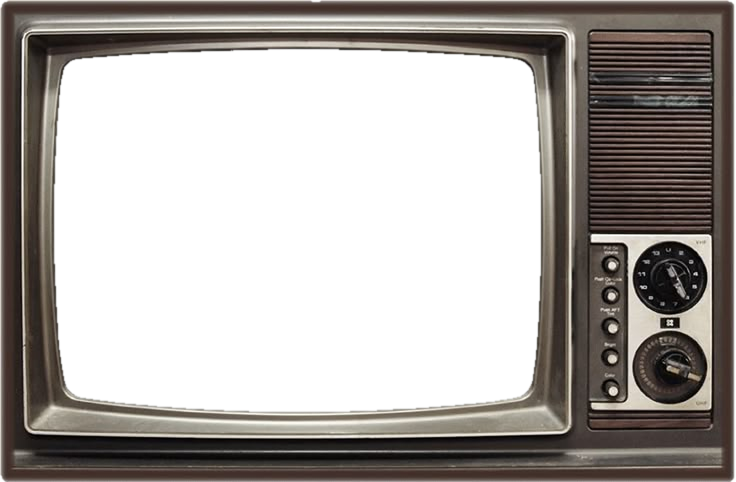
#> input picture tele.png, 1472 x 964 px (shown at 1/2 size)
$ python marco.py ../tele.png ../tele.png
#> lines starting #> are read from the running program, lines starting #| are printed output that depends on the picture; after the words box and inside, x2 and y2 are one past the last pixel; in counts of white or black regions, pixels touching at a corner belong together
# Recorta la pantalla (y el fondo exterior) de la foto de la tele para dejarlos transparentes.
import sys, numpy as np
from PIL import Image, ImageFilter
from scipy import ndimage
src, dst = sys.argv[1], sys.argv[2]
im = Image.open(src).convert('RGB'); a = np.asarray(im).astype(int); h, w, _ = a.shape
#> after `im = Image.open(src).convert('RGB')`:
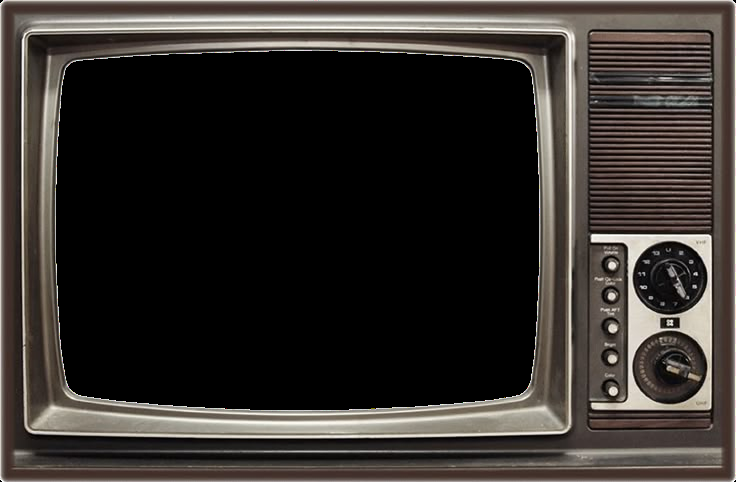
#> im: PIL image 1472x964 RGB (shown at 1/2 size); mean R, G, B 52.1, 47.5, 43.9
#> after `h, w, _ = a.shape`: h = 964; w = 1472
blanco = a.min(axis=2) > 200
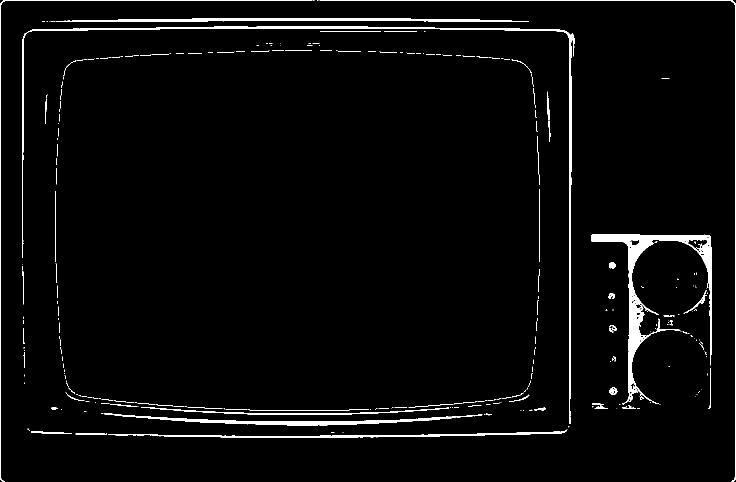
#> blanco: shape (964, 1472) bool (shown at 1/2 size); 2.9% white; 306 white regions (211 under 20 px), largest, box (x1, y1, x2, y2) and area: (1183, 469, 1423, 809) 10413, (44, 52, 1149, 848) 7522, (111, 36, 1058, 44) 4476
lab, _ = ndimage.label(blanco)
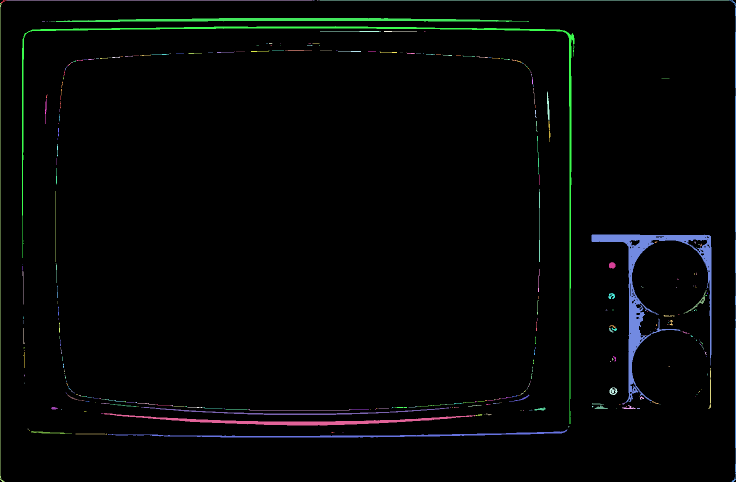
#> lab: shape (964, 1472) int32 (shown at 1/2 size); 356 distinct labels, from 0 to 355; one colour per label, 0 black
pantalla = lab == lab[h // 2, int(w * 0.43)]
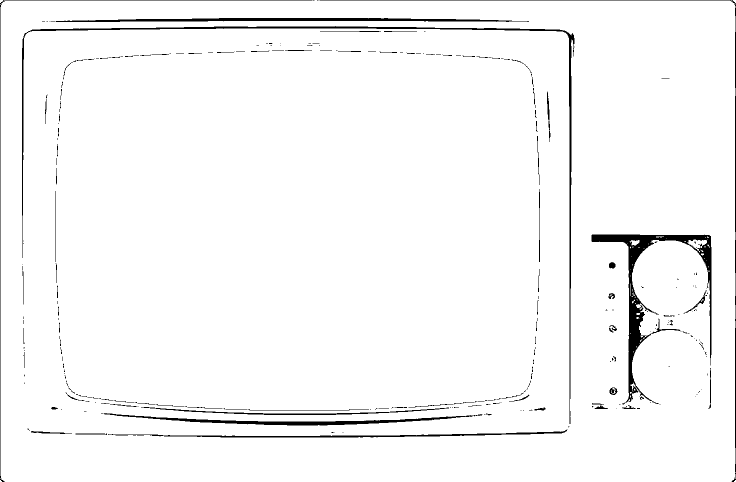
#> pantalla: shape (964, 1472) bool (shown at 1/2 size); 97.1% white; 306 black regions (211 under 20 px), largest, box (x1, y1, x2, y2) and area: (1183, 469, 1423, 809) 10413, (44, 52, 1149, 848) 7522, (111, 36, 1058, 44) 4476
borde = set(np.unique(np.concatenate([lab[0], lab[-1], lab[:, 0], lab[:, -1]]))) - {0}
#> borde = 7 items
fuera = np.isin(lab, list(borde))
#> fuera: shape (964, 1472) bool; 0.3% white; 5 white regions (2 under 20 px), largest, box (x1, y1, x2, y2) and area: (1459, 0, 1472, 964) 1763, (0, 0, 625, 964) 1626, (639, 0, 1458, 1) 819
pantalla = ndimage.binary_dilation(pantalla, iterations=2)
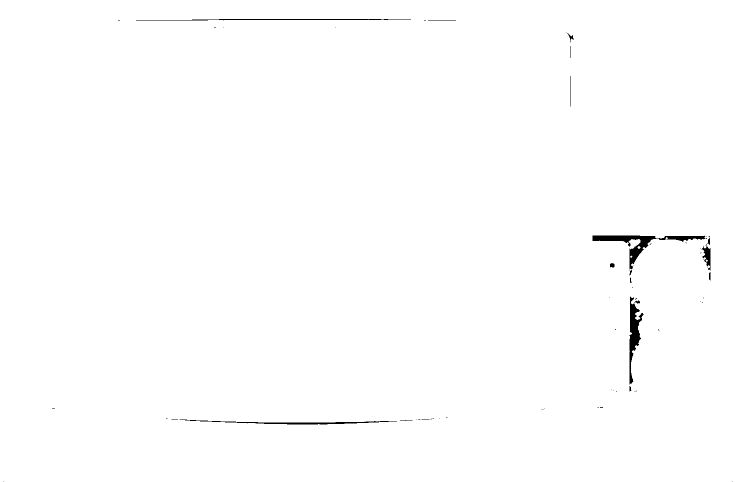
#> pantalla: shape (964, 1472) bool (shown at 1/2 size); 99.4% white; 57 black regions (42 under 20 px), largest, box (x1, y1, x2, y2) and area: (1185, 471, 1411, 539) 2810, (1259, 593, 1287, 769) 1959, (359, 839, 794, 849) 1106
fuera = ndimage.binary_dilation(fuera, iterations=1)
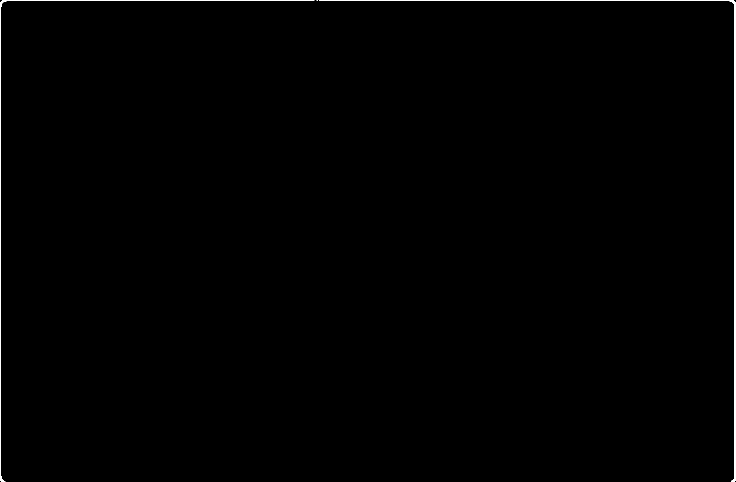
#> fuera: shape (964, 1472) bool (shown at 1/2 size); 0.55% white; 3 white regions (1 under 20 px), largest, box (x1, y1, x2, y2) and area: (638, 0, 1472, 964) 4594, (0, 0, 629, 964) 3238
alfa = np.where(pantalla | fuera, 0, 255).astype(np.uint8)
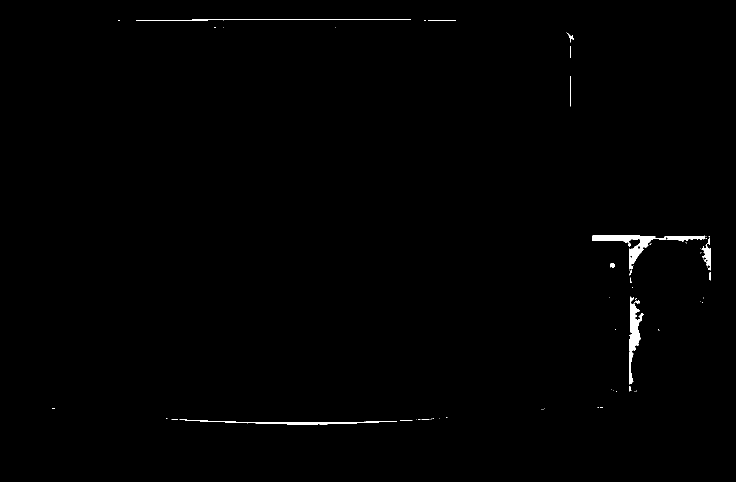
#> alfa: shape (964, 1472) (shown at 1/2 size); 0.55% white; 55 white regions (40 under 20 px), largest, box (x1, y1, x2, y2) and area: (1185, 471, 1411, 539) 2810, (1259, 593, 1287, 769) 1959, (359, 839, 794, 849) 1106
alfa = np.asarray(Image.fromarray(alfa).filter(ImageFilter.GaussianBlur(0.8)))
ys, xs = np.where(pantalla)
print('pantalla bbox', xs.min(), xs.max(), ys.min(), ys.max(), 'img', w, h)
#| pantalla bbox 0 1471 0 963 img 1472 964
print('css left %.3f%% top %.3f%% width %.3f%% height %.3f%%' % (xs.min()/w*100, ys.min()/h*100, (xs.max()-xs.min()+1)/w*100, (ys.max()-ys.min()+1)/h*100))
#| css left 0.000% top 0.000% width 100.000% height 100.000%
out = Image.fromarray(np.dstack([a.astype(np.uint8), alfa]), 'RGBA')
out = out.resize((w * 2, h * 2), Image.LANCZOS).filter(ImageFilter.UnsharpMask(1.2, 60, 2))
#> out: PIL image 2944x1928 RGBA
out.save(dst, optimize=True)
